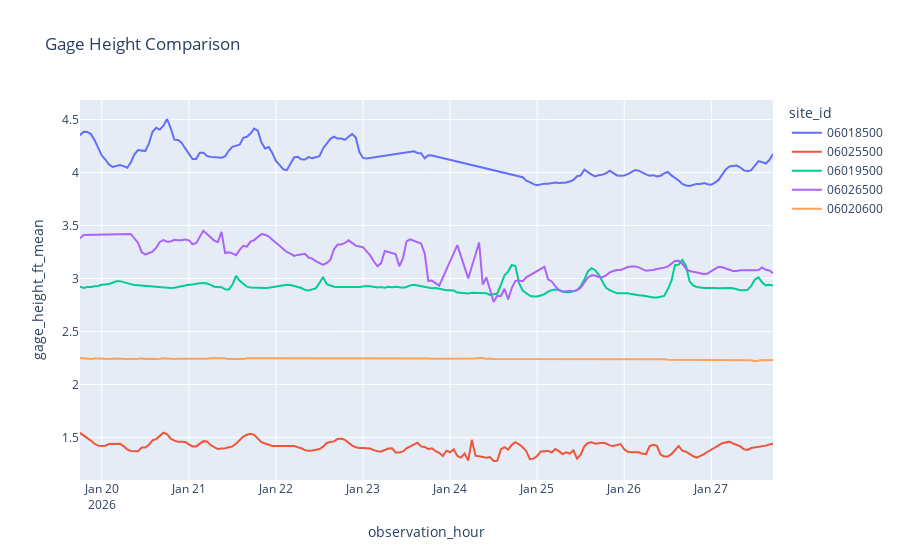

The code cell stored with this chart in its notebook:
### Markdown cell above
***Maybe normalization?***

### Code cell
fig = px.line(df, x='observation_hour', y='gage_height_ft_mean', color='site_id', title='Gage Height Comparison')
fig.show()

### Figure 1 — Plotly figure (JSON) as saved in the notebook; plotly's stock layout.template omitted (floating-point values rounded to 4 significant figures; data arrays with more than 128 entries replaced by an {"elided": "..."} marker saying what was removed)
{"data": [{"hovertemplate": "site_id=06018500<br>observation_hour=%{x}<br>gage_height_ft_mean=%{y}<extra></extra>", "legendgroup": "06018500", "line": {"color": "#636efa", "dash": "solid"}, "marker": {"symbol": "circle"}, "mode": "lines", "name": "06018500", "orientation": "v", "showlegend": true, "type": "scatter", "x": {"elided": "156 str values"}, "xaxis": "x", "y": {"elided": "156 float values"}, "yaxis": "y"}, {"hovertemplate": "site_id=06025500<br>observation_hour=%{x}<br>gage_height_ft_mean=%{y}<extra></extra>", "legendgroup": "06025500", "line": {"color": "#EF553B", "dash": "solid"}, "marker": {"symbol": "circle"}, "mode": "lines", "name": "06025500", "orientation": "v", "showlegend": true, "type": "scatter", "x": {"elided": "192 str values"}, "xaxis": "x", "y": {"elided": "192 float values"}, "yaxis": "y"}, {"hovertemplate": "site_id=06019500<br>observation_hour=%{x}<br>gage_height_ft_mean=%{y}<extra></extra>", "legendgroup": "06019500", "line": {"color": "#00cc96", "dash": "solid"}, "marker": {"symbol": "circle"}, "mode": "lines", "name": "06019500", "orientation": "v", "showlegend": true, "type": "scatter", "x": {"elided": "192 str values"}, "xaxis": "x", "y": {"elided": "192 float values"}, "yaxis": "y"}, {"hovertemplate": "site_id=06026500<br>observation_hour=%{x}<br>gage_height_ft_mean=%{y}<extra></extra>", "legendgroup": "06026500", "line": {"color": "#ab63fa", "dash": "solid"}, "marker": {"symbol": "circle"}, "mode": "lines", "name": "06026500", "orientation": "v", "showlegend": true, "type": "scatter", "x": {"elided": "160 str values"}, "xaxis": "x", "y": {"elided": "160 float values"}, "yaxis": "y"}, {"hovertemplate": "site_id=06020600<br>observation_hour=%{x}<br>gage_height_ft_mean=%{y}<extra></extra>", "legendgroup": "06020600", "line": {"color": "#FFA15A", "dash": "solid"}, "marker": {"symbol": "circle"}, "mode": "lines", "name": "06020600", "orientation": "v", "showlegend": true, "type": "scatter", "x": {"elided": "192 str values"}, "xaxis": "x", "y": {"elided": "192 float values"}, "yaxis": "y"}], "layout": {"legend": {"title": {"text": "site_id"}, "tracegroupgap": 0}, "title": {"text": "Gage Height Comparison"}, "xaxis": {"anchor": "y", "domain": [0, 1], "title": {"text": "observation_hour"}}, "yaxis": {"anchor": "x", "domain": [0, 1], "title": {"text": "gage_height_ft_mean"}}}}
